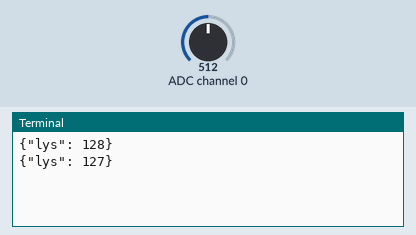
The program below on a simulated Raspberry Pi (BCM pin numbers). On the bench: the last lines printed to the terminal. The inputs (shaded band) are chosen by the test bench; at power-on: ADC channel 0 = 512 (analog values on the 0–1023 scale).

Above: at 1.2 s.
1.3 s: ADC channel 0 set to 716
At 2.6 s:
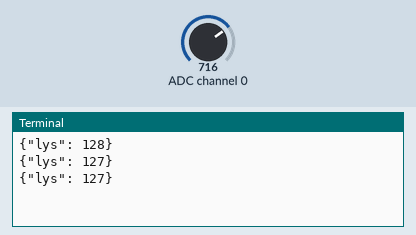
2.8 s: ADC channel 0 set to 900
At 3.8 s:
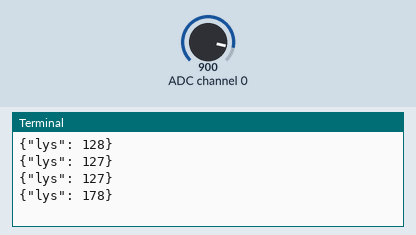
Timing chart, 0 to 5.8 s (numbered marks = the images above; inputs shaded):
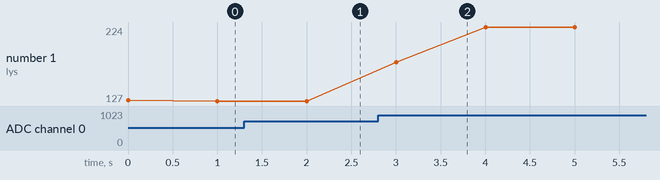

The program:

UDPMeasurements.py
```python
BROADCAST_TO_PORT = 7000
import time
from socket import *
from datetime import datetime
import smbus
import json

bus = smbus.SMBus(1)

def readbus(addr, peripheral):
        bus.write_byte(addr, peripheral)
        return bus.read_byte(addr)

s = socket(AF_INET, SOCK_DGRAM)
#s.bind(('', 14593))     # (ip, port)
# no explicit bind: will bind to default IP + random port
s.setsockopt(SOL_SOCKET, SO_BROADCAST, 1)
while True:
        #msg = "lys {}".format(readbus(0x48, 0x00))
        lys = readbus(0x48, 0x00)
        msg = json.dumps({"lys": lys})
        s.sendto(bytes(msg, "UTF-8"), ('<broadcast>', BROADCAST_TO_PORT))
        print(msg)
        time.sleep(1)

        bus = smbus.SMBus(1)
```

Measured:
- plotted number 1: 127 → 224 after the input at 2.8 s
